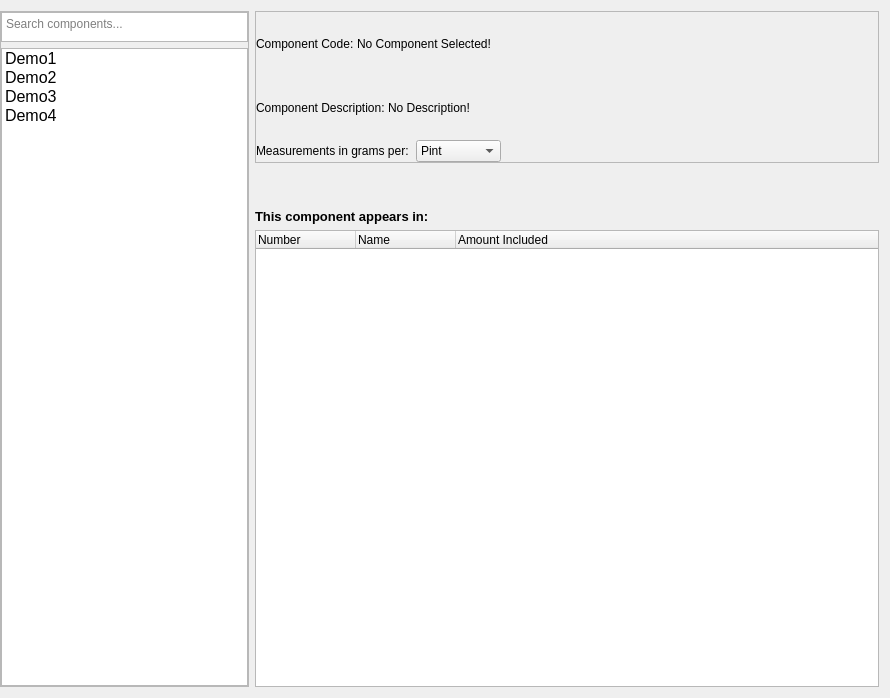
<?xml version="1.0" encoding="UTF-8"?>
<ui version="4.0">
 <class>Form</class>
 <widget class="QWidget" name="Form">
  <property name="geometry">
   <rect>
    <x>0</x>
    <y>0</y>
    <width>890</width>
    <height>698</height>
   </rect>
  </property>
  <property name="windowTitle">
   <string>Form</string>
  </property>
  <layout class="QHBoxLayout" name="horizontalLayout" stretch="2,5">
   <property name="leftMargin">
    <number>0</number>
   </property>
   <item>
    <widget class="QFrame" name="frame">
     <property name="frameShape">
      <enum>QFrame::StyledPanel</enum>
     </property>
     <property name="frameShadow">
      <enum>QFrame::Raised</enum>
     </property>
     <layout class="QVBoxLayout" name="verticalLayout_5">
      <property name="leftMargin">
       <number>0</number>
      </property>
      <property name="topMargin">
       <number>0</number>
      </property>
      <property name="rightMargin">
       <number>0</number>
      </property>
      <property name="bottomMargin">
       <number>0</number>
      </property>
      <item>
       <widget class="QPlainTextEdit" name="searchBox">
        <property name="maximumSize">
         <size>
          <width>16777215</width>
          <height>30</height>
         </size>
        </property>
        <property name="acceptDrops">
         <bool>false</bool>
        </property>
        <property name="verticalScrollBarPolicy">
         <enum>Qt::ScrollBarAlwaysOff</enum>
        </property>
        <property name="horizontalScrollBarPolicy">
         <enum>Qt::ScrollBarAlwaysOff</enum>
        </property>
        <property name="sizeAdjustPolicy">
         <enum>QAbstractScrollArea::AdjustToContents</enum>
        </property>
        <property name="lineWrapMode">
         <enum>QPlainTextEdit::WidgetWidth</enum>
        </property>
        <property name="centerOnScroll">
         <bool>false</bool>
        </property>
        <property name="placeholderText">
         <string>Search components...</string>
        </property>
       </widget>
      </item>
      <item>
       <widget class="QListWidget" name="componentList">
        <property name="font">
         <font>
          <family>Segoe UI</family>
          <pointsize>12</pointsize>
          <weight>50</weight>
          <italic>false</italic>
          <bold>false</bold>
         </font>
        </property>
        <property name="styleSheet">
         <string notr="true"/>
        </property>
        <property name="verticalScrollBarPolicy">
         <enum>Qt::ScrollBarAsNeeded</enum>
        </property>
        <property name="horizontalScrollBarPolicy">
         <enum>Qt::ScrollBarAlwaysOff</enum>
        </property>
        <property name="resizeMode">
         <enum>QListView::Adjust</enum>
        </property>
        <property name="currentRow">
         <number>-1</number>
        </property>
        <item>
         <property name="text">
          <string>Demo1</string>
         </property>
        </item>
        <item>
         <property name="text">
          <string>Demo2</string>
         </property>
        </item>
        <item>
         <property name="text">
          <string>Demo3</string>
         </property>
        </item>
        <item>
         <property name="text">
          <string>Demo4</string>
         </property>
        </item>
       </widget>
      </item>
     </layout>
    </widget>
   </item>
   <item>
    <widget class="QWidget" name="displayWidget" native="true">
     <layout class="QHBoxLayout" name="horizontalLayout_2">
      <property name="leftMargin">
       <number>0</number>
      </property>
      <property name="topMargin">
       <number>0</number>
      </property>
      <property name="rightMargin">
       <number>0</number>
      </property>
      <property name="bottomMargin">
       <number>0</number>
      </property>
      <item>
       <layout class="QVBoxLayout" name="SelectedColor" stretch="1,0,0,3">
        <item>
         <widget class="QFrame" name="ColorInfo">
          <property name="frameShape">
           <enum>QFrame::StyledPanel</enum>
          </property>
          <property name="frameShadow">
           <enum>QFrame::Raised</enum>
          </property>
          <layout class="QHBoxLayout" name="horizontalLayout_7" stretch="0">
           <property name="spacing">
            <number>0</number>
           </property>
           <property name="leftMargin">
            <number>0</number>
           </property>
           <property name="topMargin">
            <number>0</number>
           </property>
           <property name="rightMargin">
            <number>0</number>
           </property>
           <property name="bottomMargin">
            <number>0</number>
           </property>
           <item>
            <layout class="QVBoxLayout" name="colorAttributes" stretch="0,0,0">
             <item>
              <layout class="QHBoxLayout" name="nameinfo">
               <item>
                <widget class="QLabel" name="colorNameLabel">
                 <property name="sizePolicy">
                  <sizepolicy hsizetype="Maximum" vsizetype="Preferred">
                   <horstretch>0</horstretch>
                   <verstretch>0</verstretch>
                  </sizepolicy>
                 </property>
                 <property name="text">
                  <string>Component Code: </string>
                 </property>
                </widget>
               </item>
               <item>
                <widget class="QLabel" name="colorNameLarge">
                 <property name="text">
                  <string>No Component Selected!</string>
                 </property>
                </widget>
               </item>
              </layout>
             </item>
             <item>
              <layout class="QHBoxLayout" name="numinfo">
               <item>
                <widget class="QLabel" name="colorNumberLabel">
                 <property name="sizePolicy">
                  <sizepolicy hsizetype="Maximum" vsizetype="Preferred">
                   <horstretch>0</horstretch>
                   <verstretch>0</verstretch>
                  </sizepolicy>
                 </property>
                 <property name="text">
                  <string>Component Description: </string>
                 </property>
                </widget>
               </item>
               <item>
                <widget class="QLabel" name="colorNumLarge">
                 <property name="text">
                  <string>No Description!</string>
                 </property>
                </widget>
               </item>
              </layout>
             </item>
             <item>
              <layout class="QHBoxLayout" name="measureoptions">
               <item>
                <widget class="QLabel" name="label_3">
                 <property name="sizePolicy">
                  <sizepolicy hsizetype="Minimum" vsizetype="Preferred">
                   <horstretch>0</horstretch>
                   <verstretch>0</verstretch>
                  </sizepolicy>
                 </property>
                 <property name="text">
                  <string>Measurements in grams per:  </string>
                 </property>
                </widget>
               </item>
               <item>
                <widget class="QComboBox" name="measurementSelector">
                 <property name="sizePolicy">
                  <sizepolicy hsizetype="Maximum" vsizetype="Fixed">
                   <horstretch>0</horstretch>
                   <verstretch>0</verstretch>
                  </sizepolicy>
                 </property>
                 <property name="currentIndex">
                  <number>5</number>
                 </property>
                 <item>
                  <property name="text">
                   <string>Gallon</string>
                  </property>
                 </item>
                 <item>
                  <property name="text">
                   <string>3/4 Gallon</string>
                  </property>
                 </item>
                 <item>
                  <property name="text">
                   <string>1/2 Gallon</string>
                  </property>
                 </item>
                 <item>
                  <property name="text">
                   <string>Quart</string>
                  </property>
                 </item>
                 <item>
                  <property name="text">
                   <string>3/4 Quart</string>
                  </property>
                 </item>
                 <item>
                  <property name="text">
                   <string>Pint</string>
                  </property>
                 </item>
                </widget>
               </item>
               <item>
                <spacer name="horizontalSpacer_3">
                 <property name="orientation">
                  <enum>Qt::Horizontal</enum>
                 </property>
                 <property name="sizeHint" stdset="0">
                  <size>
                   <width>40</width>
                   <height>20</height>
                  </size>
                 </property>
                </spacer>
               </item>
              </layout>
             </item>
            </layout>
           </item>
          </layout>
         </widget>
        </item>
        <item>
         <spacer name="verticalSpacer">
          <property name="orientation">
           <enum>Qt::Vertical</enum>
          </property>
          <property name="sizeHint" stdset="0">
           <size>
            <width>20</width>
            <height>40</height>
           </size>
          </property>
         </spacer>
        </item>
        <item>
         <widget class="QLabel" name="label_2">
          <property name="font">
           <font>
            <family>Segoe UI</family>
            <pointsize>10</pointsize>
            <weight>75</weight>
            <bold>true</bold>
           </font>
          </property>
          <property name="text">
           <string>This component appears in:</string>
          </property>
         </widget>
        </item>
        <item>
         <widget class="QTableWidget" name="formulaTable">
          <property name="enabled">
           <bool>true</bool>
          </property>
          <property name="sizeAdjustPolicy">
           <enum>QAbstractScrollArea::AdjustIgnored</enum>
          </property>
          <property name="dragDropOverwriteMode">
           <bool>false</bool>
          </property>
          <property name="selectionMode">
           <enum>QAbstractItemView::NoSelection</enum>
          </property>
          <property name="gridStyle">
           <enum>Qt::DotLine</enum>
          </property>
          <property name="sortingEnabled">
           <bool>true</bool>
          </property>
          <attribute name="horizontalHeaderVisible">
           <bool>true</bool>
          </attribute>
          <attribute name="horizontalHeaderCascadingSectionResizes">
           <bool>false</bool>
          </attribute>
          <attribute name="horizontalHeaderStretchLastSection">
           <bool>true</bool>
          </attribute>
          <attribute name="verticalHeaderVisible">
           <bool>false</bool>
          </attribute>
          <attribute name="verticalHeaderCascadingSectionResizes">
           <bool>false</bool>
          </attribute>
          <attribute name="verticalHeaderHighlightSections">
           <bool>true</bool>
          </attribute>
          <attribute name="verticalHeaderShowSortIndicator" stdset="0">
           <bool>false</bool>
          </attribute>
          <attribute name="verticalHeaderStretchLastSection">
           <bool>false</bool>
          </attribute>
          <column>
           <property name="text">
            <string>Number</string>
           </property>
           <property name="textAlignment">
            <set>AlignLeading|AlignVCenter</set>
           </property>
          </column>
          <column>
           <property name="text">
            <string>Name</string>
           </property>
           <property name="textAlignment">
            <set>AlignLeading|AlignVCenter</set>
           </property>
          </column>
          <column>
           <property name="text">
            <string>Amount Included</string>
           </property>
           <property name="textAlignment">
            <set>AlignLeading|AlignVCenter</set>
           </property>
          </column>
         </widget>
        </item>
       </layout>
      </item>
     </layout>
    </widget>
   </item>
  </layout>
 </widget>
 <resources/>
 <connections/>
</ui>
